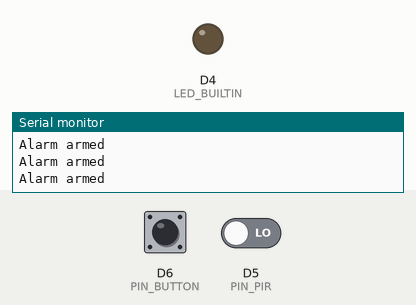
Recording of a program running on a simulated ESP8266 (Wemos D1 mini). On the bench: output pins drawn as LEDs (lit = HIGH, except the on-board LED, lit = LOW), the last lines printed to the serial monitor. Dashed ring = blinking. The inputs (shaded band) are chosen by the test bench; at power-on: D5 (PIN_PIR) LOW, D6 (PIN_BUTTON) HIGH.

Above: at 1.2 s.
1.3 s: D5 (PIN_PIR) driven HIGH
At 1.36 s:
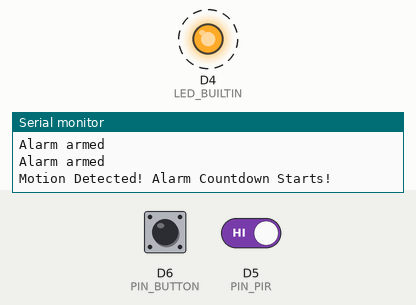
4.3 s: D6 (PIN_BUTTON) pulled LOW for 0.15 s
6.1 s: D6 (PIN_BUTTON) pulled LOW for 1 s
At 14.8 s:
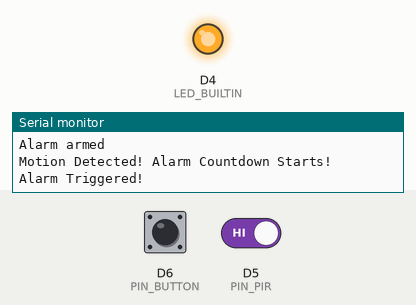
Timing chart, 0 to 15.1 s (numbered marks = the images above; inputs shaded):
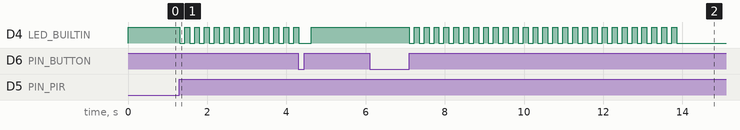

The program:

main.cpp
```cpp
// AlarmSystem
// This program represents an alarm system. When montion detected, alarm countdown starts. User can deactive the alarm by pressing the button.
// If the button is not pressed within 10s, the alarm will be triggered. The alarm can be reset by pressing the button.


#include <Arduino.h>
// digital input pin definitions
#define PIN_PIR D5
#define PIN_BUTTON D6
// define all possible alarm states.
#define ALARM_DISABLED 0
#define ALARM_ENABLE 1
#define ALARM_COUNTDOWN 2
#define ALARM_ACTIVE 3
//define the button debounce time
#define BUTTON_DELAY 200
//define the LED off state to HIGH
#define LED_OFF HIGH
//define the numbers of led blinks in countdown state
#define BLINK_COUNT 40
//define delay time between each led on/off
#define BLINK_INTERVAL 125

int iAlarmState = ALARM_ENABLE;  // initial alarm state
bool bPIR = false;               // PIR sensor detection flag  initial value is false
int iButton;                     // button state pressed or not
int count = 0;                   // counter for led blinking times


void setup()
{
    // configure the USB serial monitor
    Serial.begin(115200);
    // configure the LED output
    pinMode(LED_BUILTIN, OUTPUT);
    // PIR sensor is an INPUT
    pinMode(PIN_PIR, INPUT);
    // Button is an INPUT
    pinMode(PIN_BUTTON, INPUT_PULLUP);
}


// collegeinput function -- collectie inputs from the sensor and button
void collectInputs()
{
    //reading PIR sensor
    bPIR = digitalRead(PIN_PIR);
    //reading button press action
    iButton = digitalRead(PIN_BUTTON);
}

// Check alarm state function. It monitors the alarm state and change the state accordingly.
//led is used to indicate the alarm countdown and alarm active state.

void checkAlarmState()
{
    switch (iAlarmState)
    {
    case ALARM_DISABLED:
        // if the alarm is disabled, press the button to enable the alarm

        // set the led off as the initial state
        digitalWrite(LED_BUILTIN, LED_OFF);

        // if the button is pressed, enable the alarm
        if (iButton == LOW)
        {
            delay(BUTTON_DELAY);
            iAlarmState = ALARM_ENABLE;
            Serial.println("Alarm Enabled");
        }
        break;

    case ALARM_ENABLE:
        // if the alarm is enabled, sensor detects motion, start the alarm countdown.

        // set the led off as the initial state
        Serial.println("Alarm armed");
        digitalWrite(LED_BUILTIN, LED_OFF);

        if (bPIR)    //motion detected
        {
            iAlarmState = ALARM_COUNTDOWN;
            Serial.println("Motion Detected! Alarm Countdown Starts!");
        }
        break;

    case ALARM_COUNTDOWN:
        //if the button is not pressed during countdown, the led blink 4 times per second for 10 seconds.

        //when button is not pressed. Count each led on/off action, 80 times in total
        while (iButton == HIGH && count < BLINK_COUNT *2 )
        {
            collectInputs();                                       //check button press action during the countdown
            digitalWrite(LED_BUILTIN, !digitalRead(LED_BUILTIN));  // led on/off to blink
            delay(125);                                            // delay 125ms between each on/off
            count++;
        }

        //if the button is pressed, stop the countdown and disable the alarm
        if (iButton == LOW)
        {
            delay(BUTTON_DELAY);
            iAlarmState = ALARM_DISABLED;
            digitalWrite(LED_BUILTIN, LED_OFF);
            Serial.println("Alarm disabled!");
        }else{
            // if the button is not pressed during count down, the alarm is triggered
            iAlarmState = ALARM_ACTIVE;
            Serial.println("Alarm Triggered!");
            break;
        }

    case ALARM_ACTIVE:
         //alarm active state, the led is always on
        digitalWrite(LED_BUILTIN, !LED_OFF);
        break;
    }
}

void loop()
{
    //get button and motion detector inputs
    collectInputs();
    //check alarm state, and change the state accordingly
    checkAlarmState();
}
```

Measured:
- after the input at 1.3 s, D4 (LED_BUILTIN): alternates HIGH for 0.13 s and LOW for 0.13 s, starting at once
- after the input at 6.1 s, D4 (LED_BUILTIN): alternates HIGH for 0.13 s and LOW for 0.13 s, 55 changes in all, then stays LOW, starting after 1.0 s
